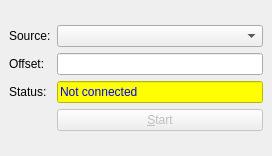
<?xml version="1.0" encoding="UTF-8"?>
<ui version="4.0">
 <class>SourceForm</class>
 <widget class="QWidget" name="SourceForm">
  <property name="geometry">
   <rect>
    <x>0</x>
    <y>0</y>
    <width>272</width>
    <height>156</height>
   </rect>
  </property>
  <property name="sizePolicy">
   <sizepolicy hsizetype="Preferred" vsizetype="Fixed">
    <horstretch>0</horstretch>
    <verstretch>0</verstretch>
   </sizepolicy>
  </property>
  <property name="windowTitle">
   <string>Form</string>
  </property>
  <layout class="QGridLayout" name="gridLayout">
   <property name="margin">
    <number>0</number>
   </property>
   <item row="0" column="0">
    <layout class="QGridLayout" name="formGridLayout">
     <property name="margin">
      <number>9</number>
     </property>
     <item row="1" column="1">
      <widget class="QLineEdit" name="translationLineEdit">
       <property name="toolTip">
        <string>&lt;html&gt;&lt;head/&gt;&lt;body&gt;&lt;p&gt;Translation in x,y-pixels or x,y[,TRANSFORMATION]  where TRANSFORMATION can be also: fud, flr, t, r90, r180, r270 or r180t, e.g. 0,300 or 150,140 or 640,0,t or 0,400,flip-up-down&lt;/p&gt;&lt;/body&gt;&lt;/html&gt;</string>
       </property>
       <property name="text">
        <string/>
       </property>
      </widget>
     </item>
     <item row="0" column="0">
      <widget class="QLabel" name="sourceTypeLabel">
       <property name="font">
        <font>
         <weight>50</weight>
         <bold>false</bold>
        </font>
       </property>
       <property name="toolTip">
        <string>&lt;html&gt;&lt;head/&gt;&lt;body&gt;&lt;p&gt;&lt;span style=&quot; text-decoration: underline;&quot;&gt;IMAGE SOURCE&lt;/span&gt; types:&lt;/p&gt;&lt;p&gt;&lt;span style=&quot; font-weight:600;&quot;&gt;Hidra&lt;/span&gt; - image from a Hidra server, e.g. &lt;span style=&quot; font-style:italic;&quot;&gt;Pilatus, Perkin Elmer&lt;/span&gt;&lt;/p&gt;&lt;p&gt;&lt;span style=&quot; font-weight:600;&quot;&gt;HTTP response&lt;/span&gt; - image from an http response, e.g. &lt;span style=&quot; font-style:italic;&quot;&gt;Eiger&lt;/span&gt;&lt;/p&gt;&lt;p&gt;&lt;span style=&quot; font-weight:600;&quot;&gt;Tango Events&lt;/span&gt; - image from a tango attribute events, e.g. &lt;span style=&quot; font-style:italic;&quot;&gt;LimaCCDs&lt;/span&gt; detectors&lt;/p&gt;&lt;p&gt;&lt;span style=&quot; font-weight:600;&quot;&gt;Tango Attribute &lt;/span&gt;- image from a tango attribute, e.g. &lt;span style=&quot; font-style:italic;&quot;&gt;Lambda, PCO &lt;/span&gt;or &lt;span style=&quot; font-style:italic;&quot;&gt;Lima&lt;/span&gt; detectors&lt;/p&gt;&lt;p&gt;&lt;span style=&quot; font-weight:600;&quot;&gt;Tango File&lt;/span&gt; - image defined by file and directory tango attributes, e.g. &lt;span style=&quot; font-style:italic;&quot;&gt;Pilatus&lt;/span&gt; w/o Hidra&lt;/p&gt;&lt;p&gt;&lt;span style=&quot; font-weight:600;&quot;&gt;ZMQ Stream&lt;/span&gt; - image from a simple ZMQ server, e.g. &lt;span style=&quot; font-style:italic;&quot;&gt;lavuezmqstreamfromtango&lt;/span&gt; SERVER&lt;/p&gt;&lt;p&gt;&lt;span style=&quot; font-weight:600;&quot;&gt;Nexus File &lt;/span&gt;- image from a Nexus/Hdf5 file, e.g. written with &lt;span style=&quot; font-style:italic;&quot;&gt;SWMR&lt;/span&gt;&lt;/p&gt;&lt;p&gt;&lt;span style=&quot; font-weight:600;&quot;&gt;Test&lt;/span&gt; - random test image&lt;/p&gt;&lt;/body&gt;&lt;/html&gt;</string>
       </property>
       <property name="text">
        <string>Source:</string>
       </property>
       <property name="buddy">
        <cstring>sourceTypeComboBox</cstring>
       </property>
      </widget>
     </item>
     <item row="0" column="1">
      <widget class="QComboBox" name="sourceTypeComboBox">
       <property name="toolTip">
        <string>&lt;html&gt;&lt;head/&gt;&lt;body&gt;&lt;p&gt;&lt;span style=&quot; font-weight:400; text-decoration: underline;&quot;&gt;IMAGE SOURCE&lt;/span&gt;&lt;span style=&quot; font-weight:400;&quot;&gt; types:&lt;/span&gt;&lt;/p&gt;&lt;p&gt;Hidra&lt;span style=&quot; font-weight:400;&quot;&gt; - image from a Hidra server, e.g. &lt;/span&gt;&lt;span style=&quot; font-weight:400; font-style:italic;&quot;&gt;Pilatus, Perkin Elmer&lt;/span&gt;&lt;/p&gt;&lt;p&gt;HTTP response &lt;span style=&quot; font-weight:400;&quot;&gt;- image from an http response, e.g. &lt;/span&gt;&lt;span style=&quot; font-weight:400; font-style:italic;&quot;&gt;Eiger&lt;/span&gt;&lt;/p&gt;&lt;p&gt;Tango Attribute&lt;span style=&quot; font-weight:400;&quot;&gt; - image from a tango attribute, e.g. &lt;/span&gt;&lt;span style=&quot; font-weight:400; font-style:italic;&quot;&gt;Lambda, PCO &lt;/span&gt;&lt;span style=&quot; font-weight:400;&quot;&gt;or &lt;/span&gt;&lt;span style=&quot; font-weight:400; font-style:italic;&quot;&gt;LimaCCDs&lt;/span&gt;&lt;span style=&quot; font-weight:400;&quot;&gt; detectors&lt;/span&gt;&lt;/p&gt;&lt;p&gt;Tango Events - &lt;span style=&quot; font-weight:400;&quot;&gt;image from a tango attribute events, e.g. &lt;/span&gt;&lt;span style=&quot; font-weight:400; font-style:italic;&quot;&gt;LimaCCDs&lt;/span&gt;&lt;span style=&quot; font-weight:400;&quot;&gt; detectors&lt;/span&gt;&lt;/p&gt;&lt;p&gt;Tango File &lt;span style=&quot; font-weight:400;&quot;&gt;- image defined by file and directory tango attributes, e.g. &lt;/span&gt;&lt;span style=&quot; font-weight:400; font-style:italic;&quot;&gt;Pilatus&lt;/span&gt;&lt;span style=&quot; font-weight:400;&quot;&gt; w/o Hidra&lt;/span&gt;&lt;/p&gt;&lt;p&gt;ZMQ Stream &lt;span style=&quot; font-weight:400;&quot;&gt;- image from a simple ZMQ server, e.g. &lt;/span&gt;&lt;span style=&quot; font-weight:400; font-style:italic;&quot;&gt;lavuezmqstreamfromtango&lt;/span&gt;&lt;span style=&quot; font-weight:400;&quot;&gt; SERVER&lt;/span&gt;&lt;/p&gt;&lt;p&gt;Nexus File &lt;span style=&quot; font-weight:400;&quot;&gt;- image from a Nexus/Hdf5 file, e.g. written with &lt;/span&gt;&lt;span style=&quot; font-weight:400; font-style:italic;&quot;&gt;SWMR&lt;/span&gt;&lt;/p&gt;&lt;p&gt;Test&lt;span style=&quot; font-weight:400;&quot;&gt; - random test image&lt;/span&gt;&lt;/p&gt;&lt;p&gt;&lt;br/&gt;&lt;/p&gt;&lt;/body&gt;&lt;/html&gt;</string>
       </property>
       <property name="styleSheet">
        <string notr="true">font: bold;</string>
       </property>
      </widget>
     </item>
     <item row="2" column="1">
      <widget class="QLineEdit" name="cStatusLineEdit">
       <property name="font">
        <font>
         <weight>50</weight>
         <bold>false</bold>
        </font>
       </property>
       <property name="styleSheet">
        <string notr="true">color: blue; background-color: yellow;</string>
       </property>
       <property name="text">
        <string>Not connected</string>
       </property>
       <property name="readOnly">
        <bool>true</bool>
       </property>
      </widget>
     </item>
     <item row="2" column="0">
      <widget class="QLabel" name="cStatusLabel">
       <property name="font">
        <font>
         <weight>50</weight>
         <bold>false</bold>
        </font>
       </property>
       <property name="toolTip">
        <string>connection status and via which port the zmq security stream is being emitted</string>
       </property>
       <property name="text">
        <string>Status:</string>
       </property>
       <property name="buddy">
        <cstring>cStatusLineEdit</cstring>
       </property>
      </widget>
     </item>
     <item row="3" column="1">
      <widget class="QPushButton" name="pushButton">
       <property name="enabled">
        <bool>false</bool>
       </property>
       <property name="font">
        <font>
         <weight>50</weight>
         <bold>false</bold>
        </font>
       </property>
       <property name="toolTip">
        <string>start/stop reading images</string>
       </property>
       <property name="text">
        <string>&amp;Start</string>
       </property>
      </widget>
     </item>
     <item row="1" column="0">
      <widget class="QLabel" name="translationLabel">
       <property name="toolTip">
        <string>&lt;html&gt;&lt;head/&gt;&lt;body&gt;&lt;p&gt;Translation in x,y-pixels or x,y[,TRANSFORMATION]  where TRANSFORMATION can be also: fud, flr, t, r90, r180, r270 or r180t, e.g. 0,300 or 150,140 or 640,0,t or 0,400,flip-up-down&lt;/p&gt;&lt;/body&gt;&lt;/html&gt;</string>
       </property>
       <property name="text">
        <string>Offset:</string>
       </property>
       <property name="buddy">
        <cstring>translationLineEdit</cstring>
       </property>
      </widget>
     </item>
    </layout>
   </item>
  </layout>
 </widget>
 <tabstops>
  <tabstop>sourceTypeComboBox</tabstop>
  <tabstop>translationLineEdit</tabstop>
  <tabstop>cStatusLineEdit</tabstop>
  <tabstop>pushButton</tabstop>
 </tabstops>
 <resources/>
 <connections/>
</ui>
